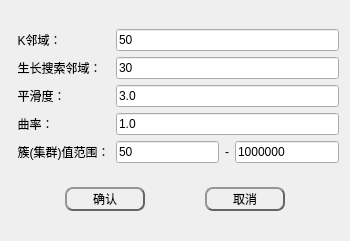
<?xml version="1.0" encoding="UTF-8"?>
<ui version="4.0">
 <class>RegionGrowDlgClass</class>
 <widget class="QWidget" name="RegionGrowDlgClass">
  <property name="geometry">
   <rect>
    <x>0</x>
    <y>0</y>
    <width>350</width>
    <height>241</height>
   </rect>
  </property>
  <property name="windowTitle">
   <string>RegionGrowDlg</string>
  </property>
  <layout class="QGridLayout" name="gridLayout">
   <item row="0" column="0">
    <layout class="QGridLayout" name="gridLayout_3">
     <item row="1" column="2">
      <widget class="QLineEdit" name="NumberOfNeighbours">
       <property name="text">
        <string>30</string>
       </property>
      </widget>
     </item>
     <item row="0" column="2">
      <widget class="QLineEdit" name="KSearch">
       <property name="text">
        <string>50</string>
       </property>
      </widget>
     </item>
     <item row="2" column="0">
      <widget class="QLabel" name="label_9">
       <property name="text">
        <string>  平滑度：</string>
       </property>
      </widget>
     </item>
     <item row="4" column="2">
      <layout class="QHBoxLayout" name="horizontalLayout">
       <item>
        <widget class="QLineEdit" name="MinClusterSize">
         <property name="text">
          <string>50</string>
         </property>
        </widget>
       </item>
       <item>
        <widget class="QLabel" name="label_14">
         <property name="text">
          <string>-</string>
         </property>
        </widget>
       </item>
       <item>
        <widget class="QLineEdit" name="MaxClusterSize">
         <property name="text">
          <string>1000000</string>
         </property>
        </widget>
       </item>
      </layout>
     </item>
     <item row="1" column="0">
      <widget class="QLabel" name="label_8">
       <property name="text">
        <string>  生长搜索邻域：</string>
       </property>
      </widget>
     </item>
     <item row="4" column="0">
      <widget class="QLabel" name="label_7">
       <property name="text">
        <string>  簇(集群)值范围：</string>
       </property>
      </widget>
     </item>
     <item row="0" column="0">
      <widget class="QLabel" name="label_6">
       <property name="text">
        <string>  K邻域：</string>
       </property>
      </widget>
     </item>
     <item row="2" column="2">
      <widget class="QLineEdit" name="SmoothnessThreshold">
       <property name="text">
        <string>3.0</string>
       </property>
      </widget>
     </item>
     <item row="3" column="0">
      <widget class="QLabel" name="label_10">
       <property name="text">
        <string>  曲率：</string>
       </property>
      </widget>
     </item>
     <item row="3" column="2">
      <widget class="QLineEdit" name="CurvatureThreshold">
       <property name="text">
        <string>1.0</string>
       </property>
      </widget>
     </item>
    </layout>
   </item>
   <item row="1" column="0">
    <layout class="QHBoxLayout" name="horizontalLayout_2">
     <item>
      <spacer name="horizontalSpacer_4">
       <property name="orientation">
        <enum>Qt::Horizontal</enum>
       </property>
       <property name="sizeHint" stdset="0">
        <size>
         <width>40</width>
         <height>20</height>
        </size>
       </property>
      </spacer>
     </item>
     <item>
      <widget class="QPushButton" name="btn_ok">
       <property name="minimumSize">
        <size>
         <width>80</width>
         <height>24</height>
        </size>
       </property>
       <property name="styleSheet">
        <string notr="true">QPushButton{
	color: rgb(0, 0, 0);
	background-color: rgba(255, 255, 255,0);
	border:2px outset rgb(100, 100, 100);
	border-radius:8px;
  	text-align: center center;
} 

/*鼠标放在按钮上方*/
QPushButton:hover:enabled {
	background-color: rgba(255, 255, 255,150);
	border:2px outset rgba(100, 100, 100,150);
} 

/*鼠标点击按钮*/
QPushButton:pressed:enabled {
	background-color: rgba(255, 255, 255,255);
	border:4px outset rgba(100, 100, 100,255);
}

QPushButton:enabled{ 
	color: rgb(0, 0, 0);
	background-color: rgba(255, 255, 255,0);
	border:2px outset rgb(100, 100, 100);
}

QPushButton:disabled{ 
	color: rgb(150, 150, 150);
	background-color: rgba(150, 150, 150,0);
	border:2px outset rgb(100, 100, 100);
}</string>
       </property>
       <property name="text">
        <string>确认</string>
       </property>
      </widget>
     </item>
     <item>
      <spacer name="horizontalSpacer_5">
       <property name="orientation">
        <enum>Qt::Horizontal</enum>
       </property>
       <property name="sizeHint" stdset="0">
        <size>
         <width>40</width>
         <height>20</height>
        </size>
       </property>
      </spacer>
     </item>
     <item>
      <widget class="QPushButton" name="btn_cancel">
       <property name="minimumSize">
        <size>
         <width>80</width>
         <height>24</height>
        </size>
       </property>
       <property name="styleSheet">
        <string notr="true">QPushButton{
	color: rgb(0, 0, 0);
	background-color: rgba(255, 255, 255,0);
	border:2px outset rgb(100, 100, 100);
	border-radius:8px;
  	text-align: center center;
} 

/*鼠标放在按钮上方*/
QPushButton:hover:enabled {
	background-color: rgba(255, 255, 255,150);
	border:2px outset rgba(100, 100, 100,150);
} 

/*鼠标点击按钮*/
QPushButton:pressed:enabled {
	background-color: rgba(255, 255, 255,255);
	border:4px outset rgba(100, 100, 100,255);
}

QPushButton:enabled{ 
	color: rgb(0, 0, 0);
	background-color: rgba(255, 255, 255,0);
	border:2px outset rgb(100, 100, 100);
}

QPushButton:disabled{ 
	color: rgb(150, 150, 150);
	background-color: rgba(150, 150, 150,0);
	border:2px outset rgb(100, 100, 100);
}</string>
       </property>
       <property name="text">
        <string>取消</string>
       </property>
      </widget>
     </item>
     <item>
      <spacer name="horizontalSpacer_6">
       <property name="orientation">
        <enum>Qt::Horizontal</enum>
       </property>
       <property name="sizeHint" stdset="0">
        <size>
         <width>40</width>
         <height>20</height>
        </size>
       </property>
      </spacer>
     </item>
    </layout>
   </item>
  </layout>
 </widget>
 <layoutdefault spacing="6" margin="11"/>
 <resources/>
 <connections/>
</ui>
